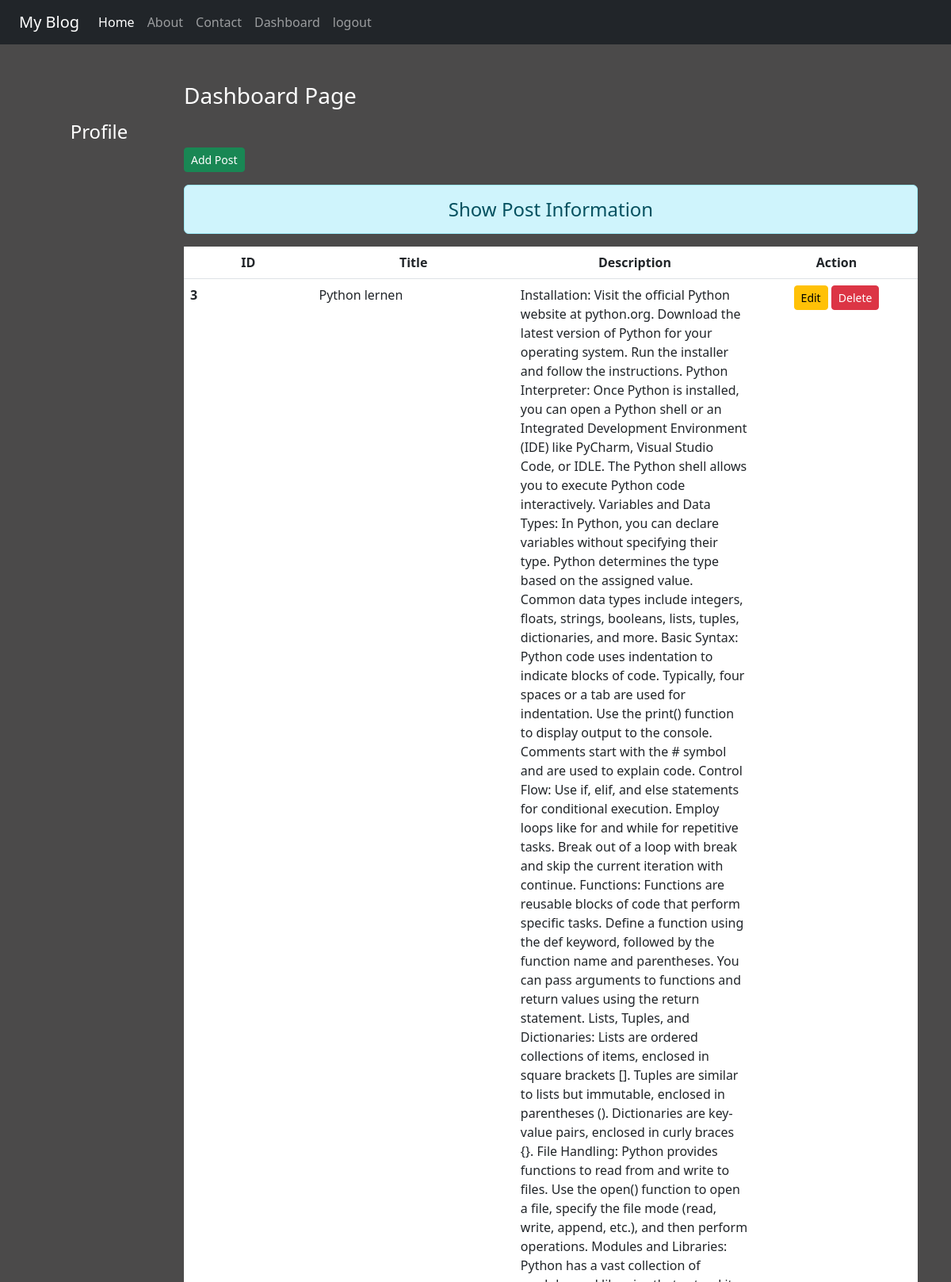
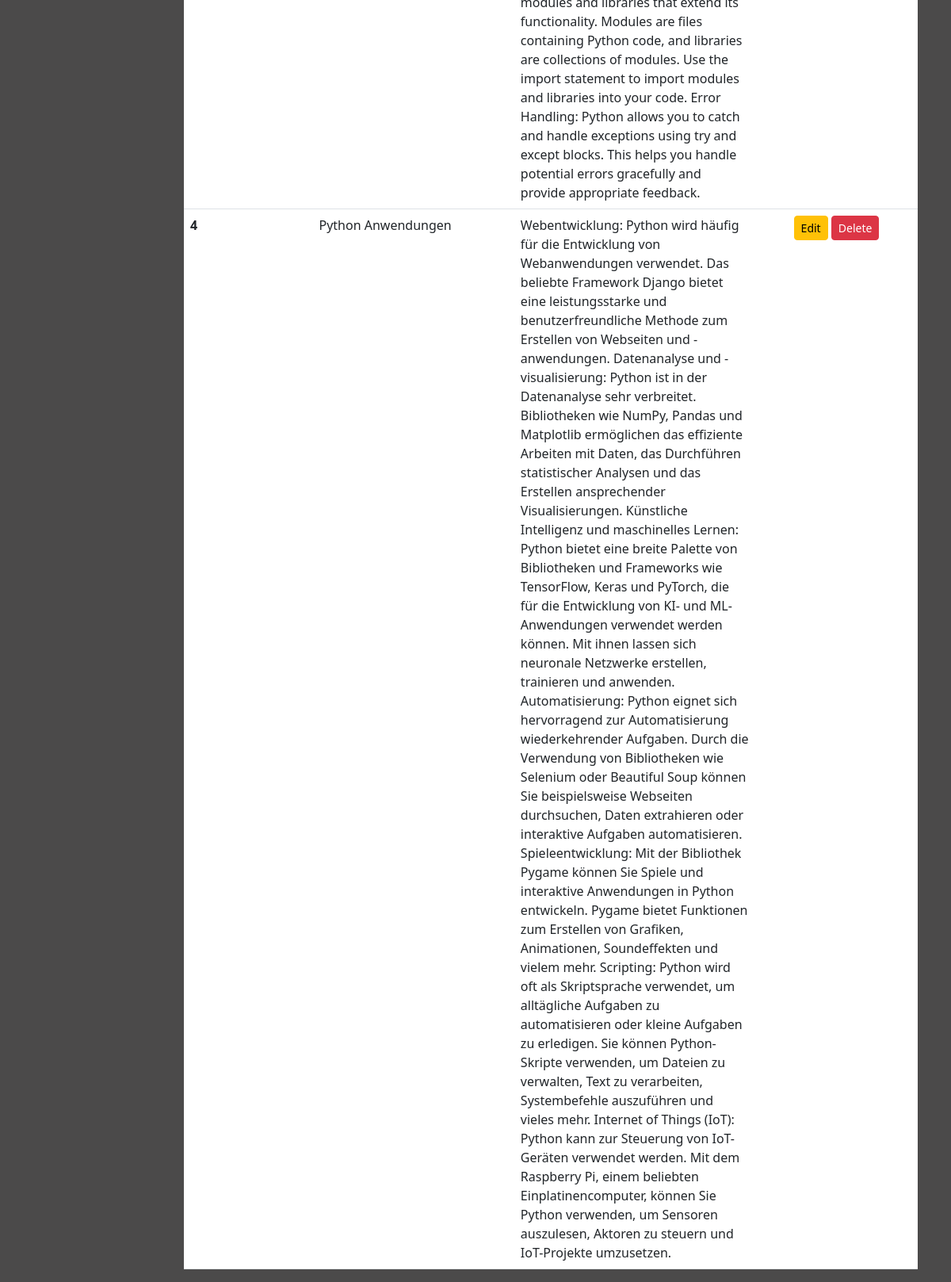
The page /dashboard/ (signed in) on the database its author committed (2 pictures, top to bottom).
### blog/models.py (models this page shows)
class Post(models.Model):
    title = models.CharField(max_length=70)
    description = models.TextField()

### blog/views.py (the view)
# urls.py: path('dashboard/',views.dashboard,name='dashboard'),
def dashboard(request):
    if request.user.is_authenticated:
        posts = Post.objects.all()
        user = request.user
        full_name = user.get_full_name()
        grps = user.groups.all()
        return render(request, 'blog/dashboard.html', {'posts': posts, 'full_name': full_name, 'groups': grps})
    else:
        return HttpResponseRedirect('/login/')

### blog/templates/blog/dashboard.html (shortened to what this page needs)
{% extends 'blog/base.html' %}
{% load static %}
{% block side %}
<div class="col-sm-2 text-white my-5 text-center">
  <h4 class="my-5">Profile</h4>
</div>
{% endblock side %}
{% block content %}
<div class="col-sm-10">
    <h3 class='text-white my-5'>Dashboard Page</h3>
    <a href="{% url 'add' %}" class="btn btn-success btn-sm">Add Post</a>
    <h4 class='text-center alert alert-info mt-3'>Show Post Information</h4>
    {% if posts %}
    <table class="table table-hover bg-white">
      <thead>
        <tr class="text-center">
          <th scope='col' style='width:2%'>ID</th>
          <th scope='col' style='width:2%'>Title</th>
          <th scope='col' style='width:2%'>Description</th>
          <th scope='col' style='width:2%'>Action</th>
        </tr>
      </thead>
      <tbody>
        {% for post in posts %}
        <tr>
          <th scope="row">{{post.id}}</th>
          <td>{{post.title}}</td>
          <td>{{post.description}}</td>
          <td class="text-center">
          <a href="{% url 'update' post.id %}" class="btn btn-warning btn-sm">Edit</a>
          {% if perms.blog.delete_post %}
          <form action="{% url 'delete' post.id %}" method='POST' class='d-inline'>
          <input type='submit' class='btn btn-danger btn-sm' value="Delete">
          </form>
          {% endif %}
          </td>
        </tr>
        {% endfor %}
      </tbody>
    </table>
    {% else %}
    <h4 class="text-center alert alert-warning">No Records</h4>
    {% endif %}
</div>
{% endblock content %}

### blog/templates/blog/base.html (shortened to what this page needs)
<!DOCTYPE html>
{% load static %}
<html>
<head>
    <link rel="stylesheet" href="{% static 'blog/css/bootstrap.css' %}">
    <link rel="stylesheet" href="{% static 'blog/css/style.css' %}">
</head>
<body>
    <div class="container-fluid bg-dark">
        {% include 'blog/navbar.html' %}
    </div>
    <div class="container">
        <div class="row">
           {% block side %}
           {% endblock side %}
           {% block content %}
           {% endblock content %}
        </div>
    </div>
</body>
</html>

### blog/templates/blog/navbar.html (shortened to what this page needs)
<nav class="navbar navbar-expand-lg navbar-dark bg-dark">
    <div class="container-fluid">
      <a class="navbar-brand" href="#">My Blog</a>
      <div class="collapse navbar-collapse" id="navbarNav">
        <ul class="navbar-nav">
          <li class="nav-item">
            <a class="nav-link active" aria-current="page" href="/">Home</a>
          </li>
          <li class="nav-item">
            <a class="nav-link" href="{% url 'about' %}">About</a>
          </li>
          <li class="nav-item">
            <a class="nav-link" href="{% url 'contact' %}">Contact</a>
          </li>
          {% if request.user.is_authenticated %}
          <li class="nav-item">
            <a class="nav-link" href="{% url 'dashboard' %}">Dashboard</a>
          </li>
          <li class="nav-item">
            <a class="nav-link" href="{% url 'log_out' %}">logout</a>
          </li>
          {% endif %}
        </ul>
      </div>
    </div>
</nav>

### blog/static/blog/css/style.css (style rules this page uses)
body { background-color: rgb(75,74,74); color: antiquewhite; }

### rows shown on the page
Post: id "3", title "Python lernen", description "Installation: Visit the official Python website at python.org. Download the latest version of Python for your operating system. Run the installer and follow the instructions. Python Interpreter: Once Python is installed, you can open a Python shell or an Integrated Development Environment (IDE) like PyCharm, Visual Studio Code, or IDLE. The Python shell allows you to execute Python code interactively. Variables and Data Types: In Python, you can declare variables without specifying their type. Python determines the type based on the assigned value. Common data types include integers, floats, strings, booleans, lists, tuples, dictionaries, and more. Basic Syntax: Python code uses indentation…"
Post: id "4", title "Python Anwendungen", description "Webentwicklung: Python wird häufig für die Entwicklung von Webanwendungen verwendet. Das beliebte Framework Django bietet eine leistungsstarke und benutzerfreundliche Methode zum Erstellen von Webseiten und -anwendungen. Datenanalyse und -visualisierung: Python ist in der Datenanalyse sehr verbreitet. Bibliotheken wie NumPy, Pandas und Matplotlib ermöglichen das effiziente Arbeiten mit Daten, das Durchführen statistischer Analysen und das Erstellen ansprechender Visualisierungen. Künstliche Intelligenz und maschinelles Lernen: Python bietet eine breite Palette von Bibliotheken und Frameworks wie TensorFlow, Keras und PyTorch, die für die Entwicklung von KI- und ML-Anwendungen verwendet…"
